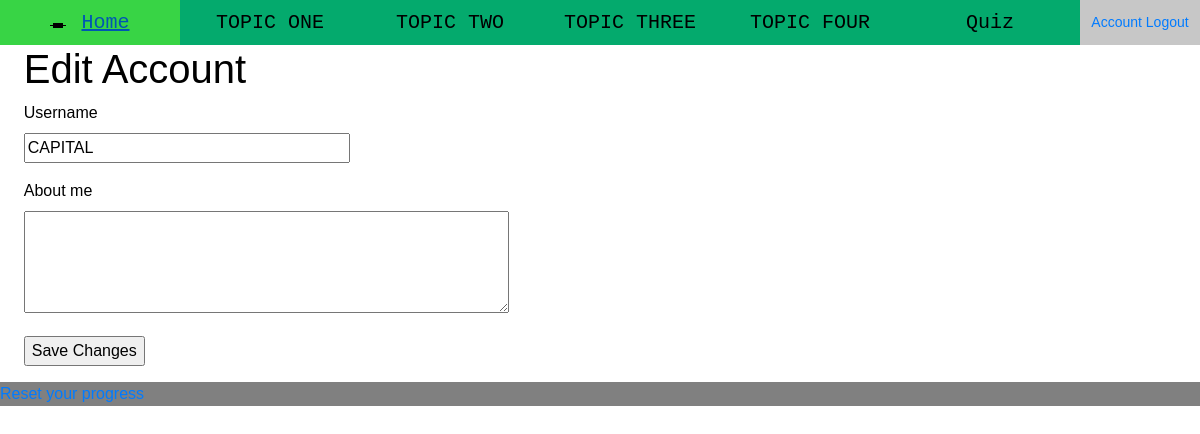
/account/edit (signed in), run on an earlier commit of the app's database.
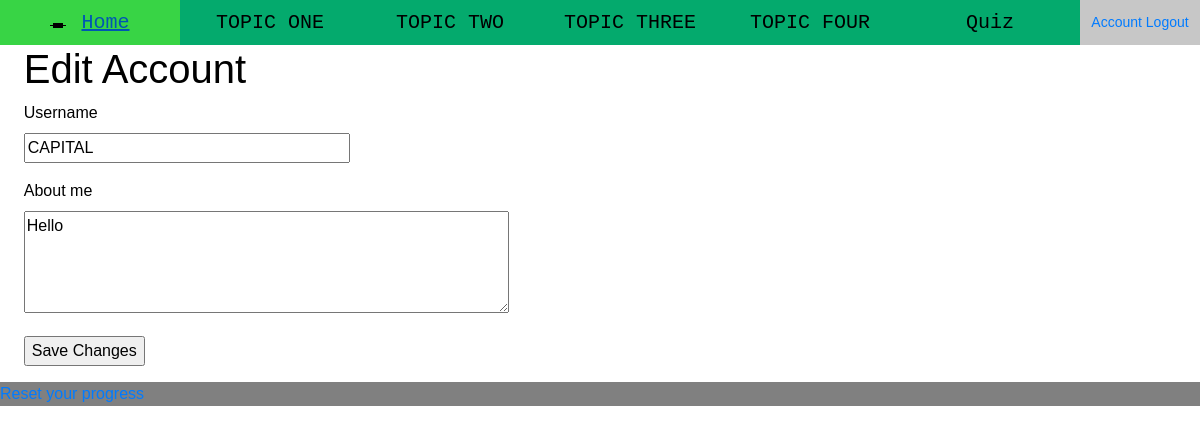
And on a later commit of the database.
### app/models.py (models this page shows, shortened)
class User(db.Model, UserMixin):
    id = db.Column(db.Integer, primary_key = True)
    username = db.Column(db.String(20), unique = True, nullable=False)
    email = db.Column(db.String(120), unique = True, nullable=False)
    password = db.Column(db.String(60), nullable=False)
    about_me = db.Column(db.String(140))
    last_seen = db.Column(db.DateTime, default=datetime.utcnow)
    scores = db.relationship('Scores', backref='user_info', lazy=True)

### app/routes.py (the view)
@app.route("/account/edit", methods = ['Get', 'POST'])
@login_required
def edit_account():
    form = EditProfileForm(current_user.username)
    if form.validate_on_submit():
        current_user.username = form.username.data
        current_user.about_me = form.about_me.data
        db.session.commit()
        flash('Your changes have been saved.')
        return redirect(url_for("account", username = current_user.username))
    elif request.method == 'GET':
        form.username.data = current_user.username
        form.about_me.data = current_user.about_me
    return render_template('edit_account.html', title= 'Edit Account', form = form)

### app/forms.py (shortened to what this page needs)
class EditProfileForm(FlaskForm):
    username = StringField('Username', validators=[DataRequired()])
    about_me = TextAreaField('About me', validators=[Length(min=0, max=140)])
    submit = SubmitField('Save Changes')
    def __init__(self, original_username, *args, **kwargs):
        super(EditProfileForm, self).__init__(*args, **kwargs)
        self.original_username = original_username

### app/models.py (called while the page is built)
@login_manager.user_loader
def load_user(user_id):
    return User.query.get(int(user_id))

### app/routes.py (called while the page is built)
@app.before_request
def before_request():
    if current_user.is_authenticated:
        current_user.last_seen = datetime.utcnow()
        db.session.commit()

### app/templates/edit_account.html (shortened to what this page needs)
{% extends "layout.html" %}
{% block content %}
    <h1>Edit Account</h1>
    <form action="" method="post">
        <p>
            {{ form.username.label }}<br>
            {{ form.username(size=32) }}<br>
        </p>
        <p>
            {{ form.about_me.label }}<br>
            {{ form.about_me(cols=50, rows=4) }}<br>
        </p>
        <p>{{ form.submit() }}</p>
    </form>
{% endblock %}

What changed in the data, as far as the page shows it:
changed User "CAPITAL": about_me (not shown) → "Hello"
